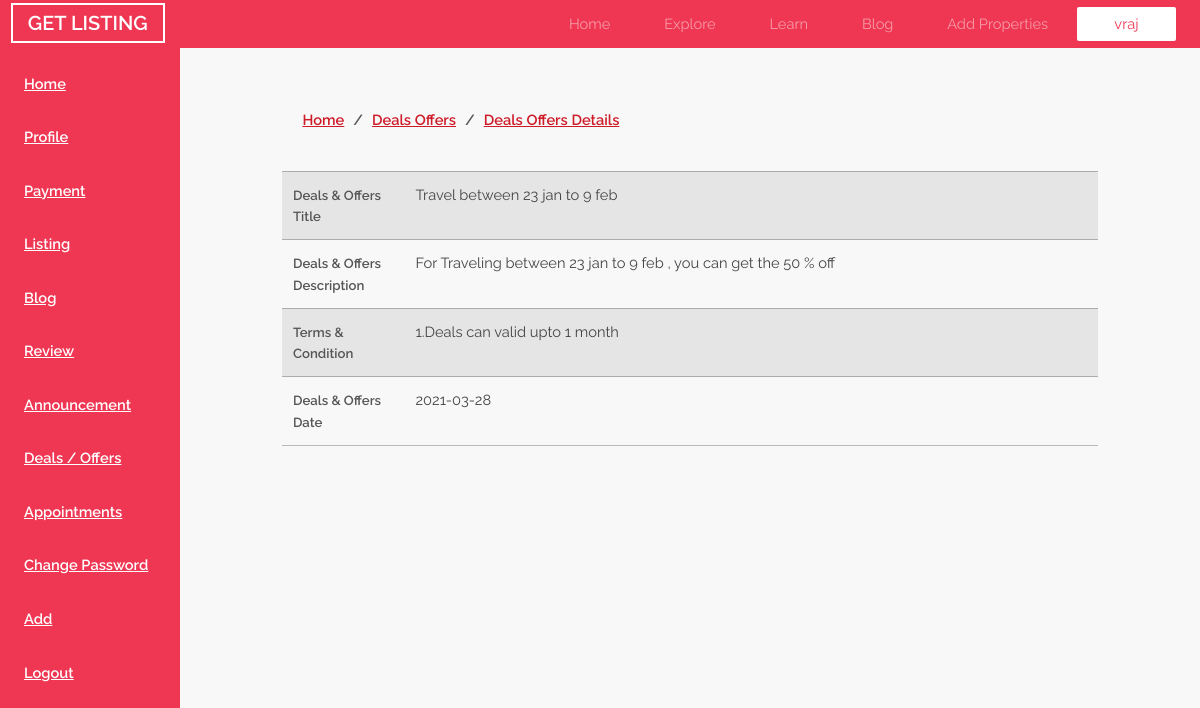
The app's page /dashboard/deals_details.php?did=8 (signed in) with its own data.
### tables this page shows
CREATE TABLE `user_type` (
  `id` int(10) NOT NULL,
  `name` varchar(50) NOT NULL,
  `email` varchar(50) NOT NULL,
  `contact` varchar(10) NOT NULL,
  `password` varchar(50) NOT NULL,
  `verify_code` int(10) NOT NULL,
  `type` varchar(20) NOT NULL DEFAULT 'user',
  `listing` int(10) NOT NULL DEFAULT 0,
  `fav_listing` text NOT NULL,
  `status` int(1) NOT NULL DEFAULT 0
);

CREATE TABLE `deals_offers` (
  `id` int(10) NOT NULL,
  `listing_id` int(10) NOT NULL,
  `listing_name` varchar(50) NOT NULL,
  `member_email` varchar(50) NOT NULL,
  `deals_title` varchar(200) NOT NULL,
  `deals_description` varchar(900) NOT NULL,
  `deals_offers_t_and_c` varchar(900) NOT NULL,
  `deals_date` date NOT NULL,
  `status` int(1) NOT NULL DEFAULT 0
);

### dashboard/deals_details.php (the view, shortened to what this page needs)
<?php include('header.php'); ?>
<?php include('prevent_user.php'); ?>
<?php
	    $free = mysqli_query($conn,"SELECT * FROM user_type WHERE id='{$_SESSION['id']}' AND type='free'");
	    $standard = mysqli_query($conn,"SELECT * FROM user_type WHERE id='{$_SESSION['id']}' AND type='standard'");
	    $standard_row = mysqli_fetch_row($standard);
        if (mysqli_num_rows($free)>0)
        {
        	header('location:home.php');
        }
        elseif (mysqli_num_rows($standard)>0)
        {
        	$deals_offers = mysqli_query($conn,"SELECT * FROM deals_offers WHERE member_email = '{$standard_row['2']}' AND id = '{$_GET['did']}' ");
        	$deals_offers_row = mysqli_fetch_row($deals_offers);
        	include('standard_sidebar.php');
        	?>
        	<?php
            echo '
	            <div class="bread_crumb">
	            	<label><a href="home.php" class="a_left">Home</a>/<a href="deals_offers.php" class="a_right">Deals Offers</a>/<a href="deals_details.php?id='.$_GET['did'].'" class="a_right">Deals Offers Details</a></label>
	            </div>
	            <div class="listing">
	            	<table>
	            		<tr>
	            			<th>Deals & Offers Title</th>
	            			<td>'.$deals_offers_row['4'].'</td>
	            		</tr>
	            		<tr>
	            			<th>Deals & Offers Description</th>
	            			<td>'.$deals_offers_row['5'].'</td>
	            		</tr>
	            		<tr>
	            			<th>Terms & Condition</th>
	            			<td>'.$deals_offers_row['6'].'</td>
	            		</tr>
	            		<tr>
	            			<th>Deals & Offers Date</th>
	            			<td>'.$deals_offers_row['7'].'</td>
	            		</tr>
	            	</table>
	            </div>
			';
        }
?>

### dashboard/header.php (shortened to what this page needs)
<?php include('../db.php'); session_start(); ?>
<link rel="stylesheet" href="../css/style.css" />
<link rel="stylesheet" href="https://cdnjs.cloudflare.com/ajax/libs/font-awesome/4.7.0/css/font-awesome.min.css">
<?php
	if (isset($_SESSION['id']))
	{
		$query = mysqli_query($conn,"SELECT * FROM user_type WHERE id='{$_SESSION['id']}'");
		$row = mysqli_fetch_row($query);
		echo "
			<header id='header'>
				<div class='logo_div'>
						<a class='logo' href='../index.php'>GET LISTING</a>
				</div>
				<div class='togglemnu'><span></span><span></span><span></span></div>
				<nav class='nav_header'>
					<a href='../index.php'>Home</a>
					<a href='../explore.php'>Explore</a>
					<a href='../learn.php'>Learn</a>
					<a href='../blog.php'>Blog</a>
					<a href='../plans.php'>Add Properties</a>
					<a href='home.php' class='header_a'>{$row['1']}</a>
				</nav>
			</header>
		";
	}
?>

### records on screen
user_type: name "vraj"
deals_offers: deals_title "Travel between 23 jan to 9 feb", deals_description "For Traveling between 23 jan to 9 feb , you can get the 50 % off", deals_offers_t_and_c "1.Deals can valid upto 1 month", deals_date "2021-03-28"
